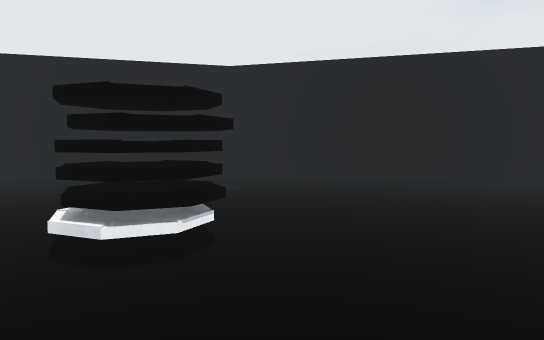
[1] (above)

12 first-person views from a walk through a scene from a Unity 3-D project. The camera is 1.5 m above the floor, tilts 4° down and sees 70° across. The floor is counted in squares, 2 m on a side. Each view is taken from the middle of a square. On the plan, view 1 faces up. The plan holds only what a view shows up to about 12 squares ahead; the rest is blank. The place goes on beyond the plan.

[2]
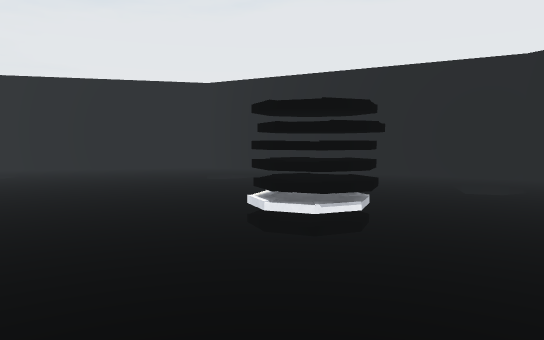

[3]
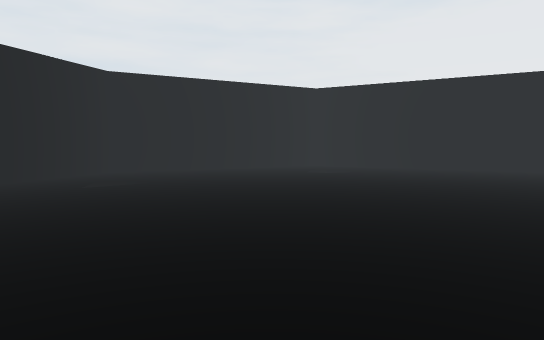

[4]
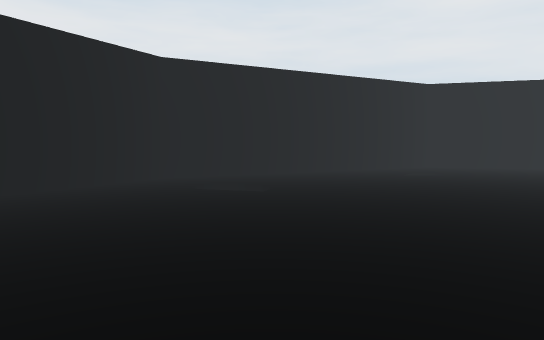

[5]
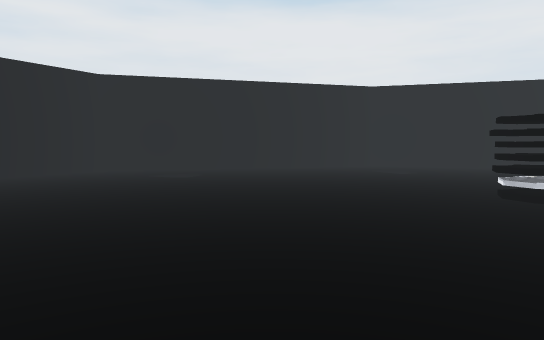

[6]
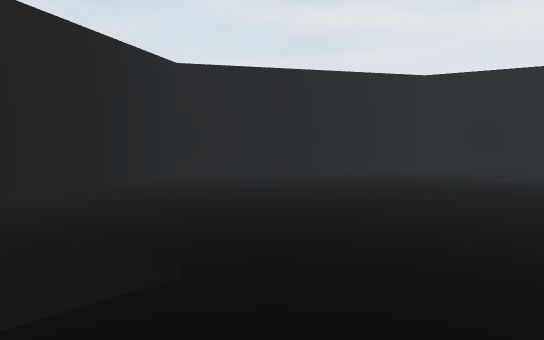

[7]
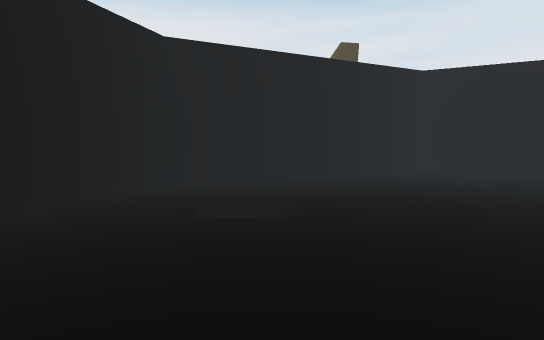

[8]
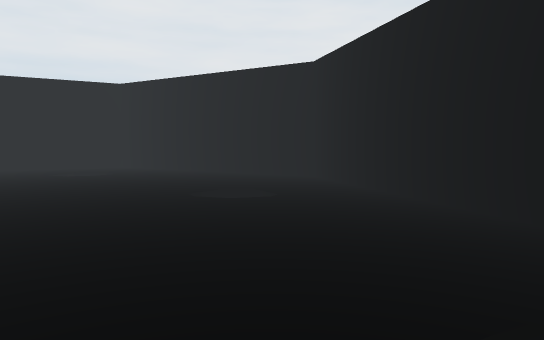

[9]
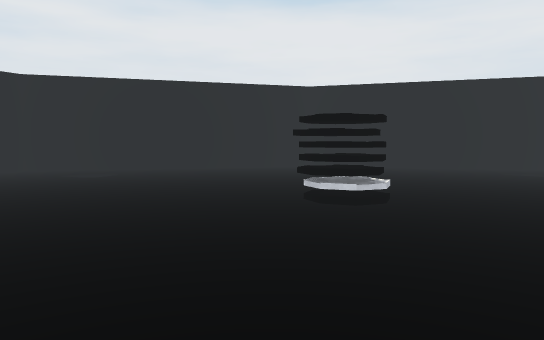

[10]
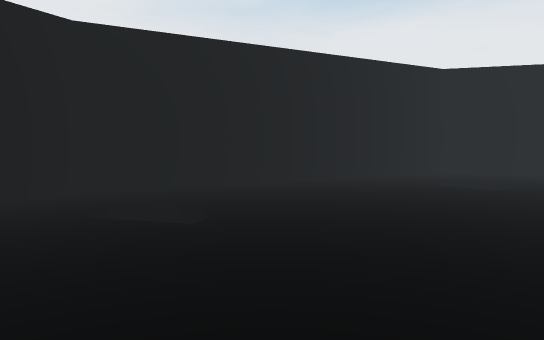

[11]
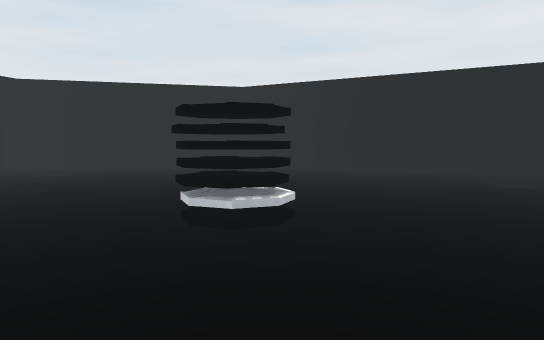

[12]
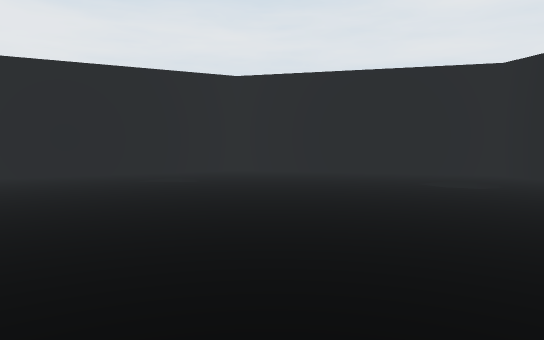

### Floor plan
Key: @ floor where view 1 was taken; # wall or solid block; . floor; = window, fence, low wall or low ledge; v drop or lower ground; O other object.
Columns run from 12 left of view 1 to 10 right of it. Each row starts with its distance up from view 1.
 10           ###
  9        ####.####
  8     ####.......####
  7   ###......v......##
  6   #...v....v....v..##
  5  ##...v.........vv..##
  4  #...................#
  3 ##...................##
  2 #.=v.......O..........#
  1 #..v...............v..#
  0 ##..........@........##
 -1  #...................#
 -2  ##.................##
 -3   #...v.........v...#
 -4   ##.......v.......##
 -5    ####.........####
 -6       ####..#####
 -7          ####

Where each view was taken, in squares from view 1:
view 1: 0 up, 0 right, facing up
view 2: 0 up, 1 right, facing up-left
view 3: 0 up, 1 right, facing left
view 4: 1 up, 3 right, facing down-left
view 5: 6 up, 2 right, facing down
view 6: 6 up, 2 right, facing down-right
view 7: 5 up, 0 right, facing right
view 8: 6 up, 0 right, facing left
view 9: 6 up, 0 right, facing down
view 10: 3 up, 3 left, facing up-right
view 11: 4 up, 3 left, facing down-right
view 12: 4 up, 2 left, facing down-left
